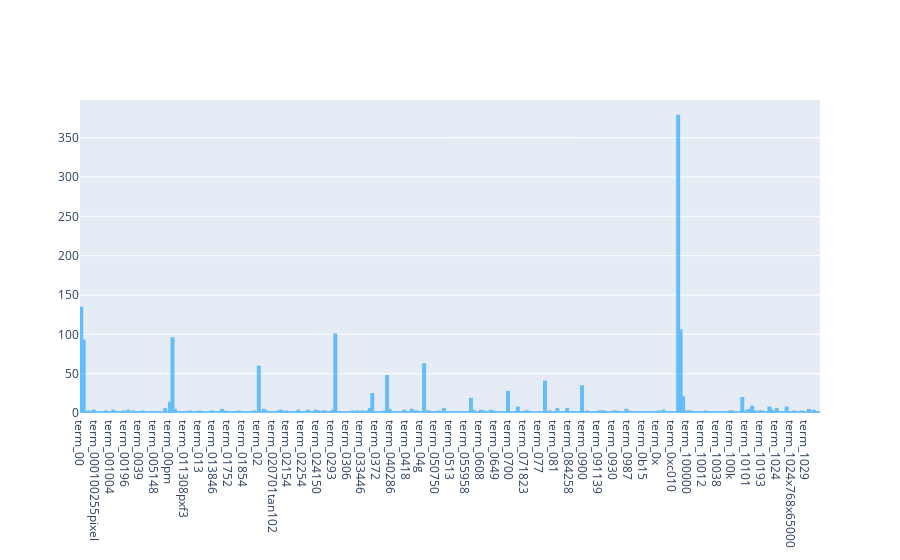

The notebook cell saved with this chart:
### Markdown cell above
### >>> **Exercise 13 (take home):**
If you want a nicer interactive visualization here, I would encourage you try to install and use plotly to achieve this.

### Code cell
# Answer here
import plotly.graph_objects as go

plot_data = []

for i in range(300):
    plot_data.append("term_" + str(count_vect.get_feature_names()[i]))

fig = go.Figure([go.Bar(x=plot_data, y=term_frequencies[:300])])
fig.update_traces(marker_color='rgb(17,157,255)', marker_line_color='rgb(17,157,255)',
                  marker_line_width=2, opacity=0.6)

fig.show()

### Figure 1 — Plotly figure (JSON) as saved in the notebook; plotly's stock layout.template omitted (floating-point values rounded to 4 significant figures; data arrays with more than 128 entries replaced by an {"elided": "..."} marker saying what was removed)
{"data": [{"marker": {"color": "rgb(17,157,255)", "line": {"color": "rgb(17,157,255)", "width": 2}}, "opacity": 0.6, "type": "bar", "x": {"elided": "300 str values"}, "y": {"elided": "300 int values"}}], "layout": {}}
